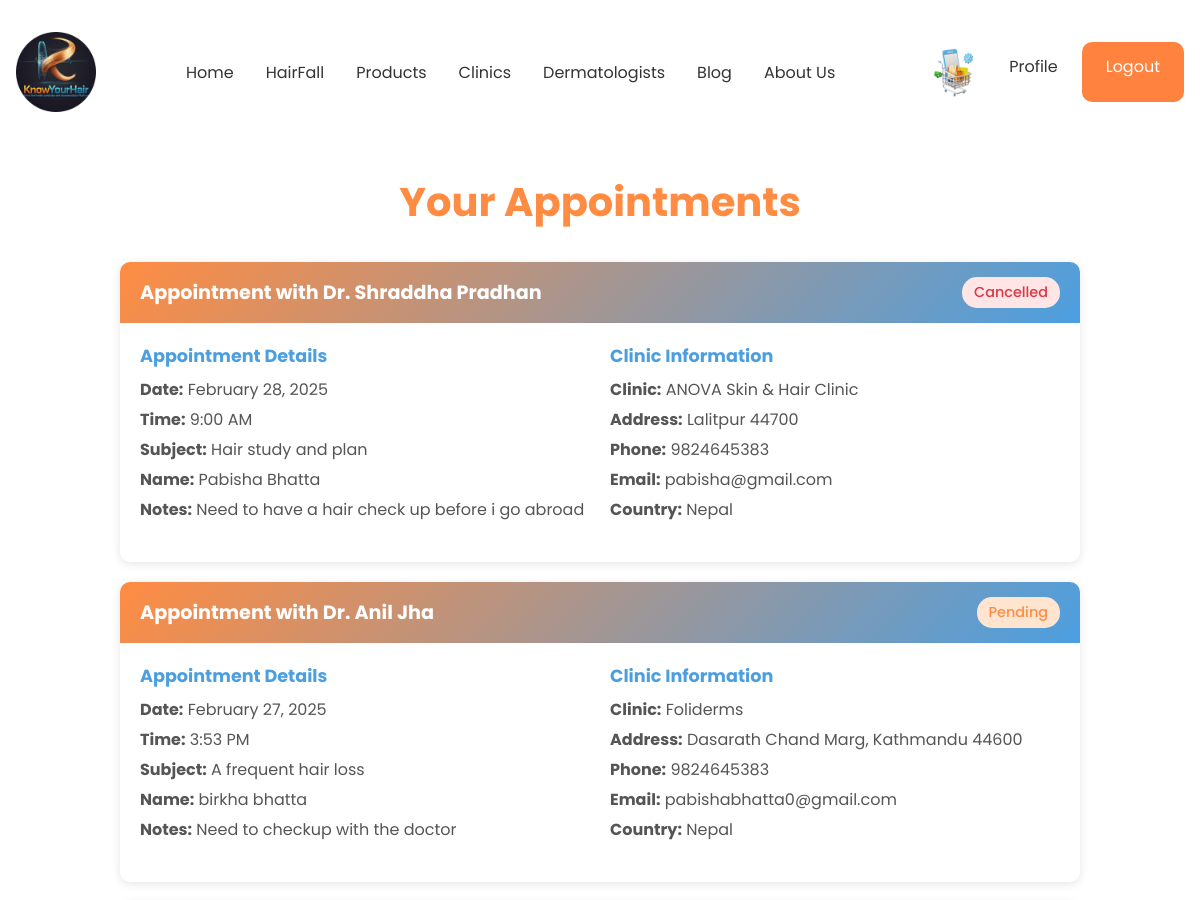
/user/Details/ (signed in, upper part), run on an earlier commit of the app's database.
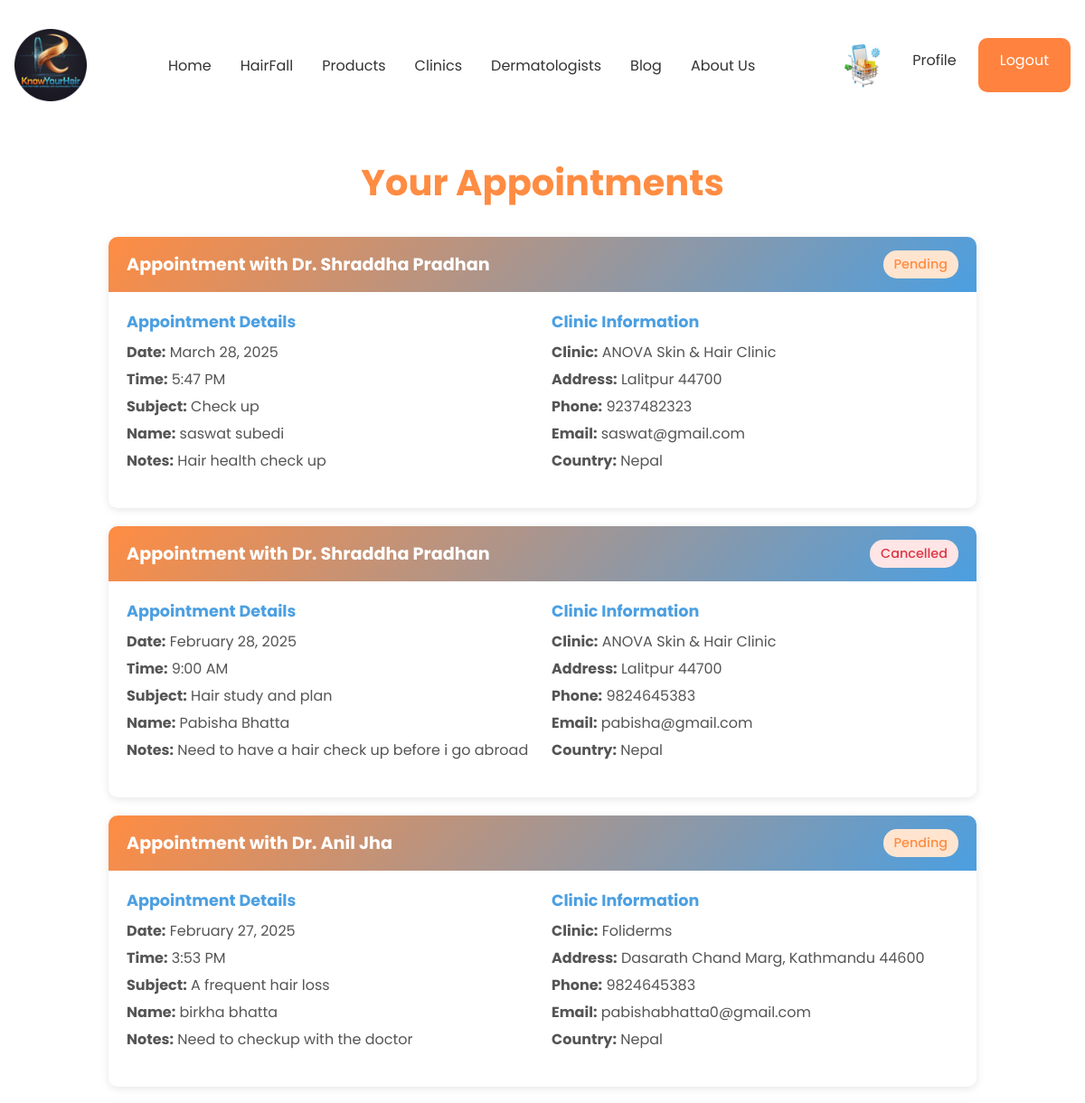
And on a later commit of the database.
### clinic/models.py (models this page shows, shortened)
class BookingClinic(models.Model):
    id = models.AutoField(primary_key=True)
    user = models.ForeignKey(User, on_delete=models.CASCADE)
    dermatologist = models.ForeignKey(Dermatologist, on_delete=models.CASCADE)
    clinic = models.ForeignKey(Clinic, on_delete=models.CASCADE)  # Clinic where the dermatologist works
    appointment_time = models.DateTimeField()  # The scheduled appointment time
    country = models.CharField(max_length=255)  # User's country for booking
    first_name = models.CharField(max_length=255)  # User's first name for booking
    last_name = models.CharField(max_length=255)  # User's last name for booking
    email = models.EmailField()  # User's email for communication
    phone = models.CharField(max_length=20, blank=True, null=True)  # Optional phone number
    subject = models.CharField(max_length=255)  # Subject of the appointment
    status = models.CharField(
        max_length=20,
        choices=[('pending', 'Pending'), ('confirmed', 'Confirmed'), ('cancelled', 'Cancelled')],
        default='pending'
    )  # Appointment status
    message = models.TextField(blank=True, null=True)  # Optional notes or reason for the appointment

class Dermatologist(models.Model):
    id = models.AutoField(primary_key=True)
    first_name = models.CharField(max_length=100)
    last_name = models.CharField(max_length=100)
    About = models.TextField()
    image = models.ImageField(upload_to='dermatologist_images/', default='default.jpg')
    clinic = models.ForeignKey(Clinic, on_delete=models.CASCADE, related_name="dermatologists")
    phoneNum = models.CharField(max_length=100)
    total_experience = models.IntegerField()

class Clinic(models.Model):
    STATUS_CHOICES = [
        ('Pending', 'Pending'),
        ('Approved', 'Approved'),
        ('Rejected', 'Rejected'),
    ]
    id = models.AutoField(primary_key=True)
    name = models.CharField(max_length=100)
    description = models.TextField()
    date_posted = models.DateTimeField(default=timezone.now)
    author = models.ForeignKey(User, on_delete=models.CASCADE)
    image = models.ImageField(upload_to='clinics_images/', default='default.jpg',)
    address = models.CharField(max_length=100)
    opening_time = models.CharField(max_length=100)
    closing_time = models.CharField(max_length=100)
    phoneNum = models.CharField(max_length=100)
    status = models.CharField(max_length=15, choices=STATUS_CHOICES, default='Pending')

### user/views.py (the view)
# urls.py: path('Details/', UserBookingView.as_view(), name='CustomerDetails'),
class UserBookingView(LoginRequiredMixin, TemplateView):
    template_name = 'user/user_booking.html'
    def get_context_data(self, **kwargs):
        context = super().get_context_data(**kwargs)
        context['bookings'] = BookingClinic.objects.filter(
            user=self.request.user  # This filters for the logged-in user
        ).select_related('dermatologist', 'clinic').order_by('-appointment_time')  # Added - for newest first
        return context

### user/templates/user/user_booking.html (shortened to what this page needs)
{% extends 'base/base.html' %}
{% load static %}
{% block content %}
<div class="booking-container">
    <div class="header">
        <h1>Your Appointments</h1>
    </div>
    {% if bookings %}
        {% for booking in bookings %}
            <div class="booking-card">
                <div class="booking-header">
                    <h3>Appointment with Dr. {{ booking.dermatologist.first_name }} {{ booking.dermatologist.last_name }}</h3>
                    <span class="status-badge status-{{ booking.status }}">{{ booking.status|title }}</span>
                </div>
                <div class="booking-content">
                    <div class="booking-details">
                        <div class="detail-group">
                            <h4>Appointment Details</h4>
                            <p><strong>Date:</strong> {{ booking.appointment_time|date:"F j, Y" }}</p>
                            <p><strong>Time:</strong> {{ booking.appointment_time|time:"g:i A" }}</p>
                            <p><strong>Subject:</strong> {{ booking.subject }}</p>
                            <p><strong>Name:</strong> {{ booking.first_name }} {{ booking.last_name }}</p>
                            {% if booking.message %}
                                <p><strong>Notes:</strong> {{ booking.message }}</p>
                            {% endif %}
                        </div>
                        <div class="detail-group">
                            <h4>Clinic Information</h4>
                            <p><strong>Clinic:</strong> {{ booking.clinic.name }}</p>
                            <p><strong>Address:</strong> {{ booking.clinic.address }}</p>
                            <p><strong>Phone:</strong> {{ booking.phone }}</p>
                            <p><strong>Email:</strong> {{ booking.email }}</p>
                            <p><strong>Country:</strong> {{ booking.country }}</p>
                        </div>
                    </div>
                </div>
            </div>
        {% endfor %}
    {% else %}
        <div class="no-bookings">
            <p>You don't have any appointments yet.</p>
        </div>
    {% endif %}
</div>
{% endblock %}

### base/templates/base/base.html (shortened to what this page needs)
{% load static %}
<!DOCTYPE html>
<html lang="en">
<head>
    <link rel="stylesheet" href="https://cdnjs.cloudflare.com/ajax/libs/font-awesome/5.15.4/css/all.min.css">
    <link href="https://cdnjs.cloudflare.com/ajax/libs/font-awesome/6.0.0/css/all.min.css" rel="stylesheet">
     <link rel="stylesheet" type="text/css" href="{% static 'base/css/footer.css' %}">
    <link rel="stylesheet" type="text/css" href="{% static 'product/css/searchBar.css' %}">
    <link rel="stylesheet" href="https://cdnjs.cloudflare.com/ajax/libs/font-awesome/6.0.0/css/all.min.css">
</head>
<body>
    {% include 'base/navbar.html' %}
    <main class="container">
        {% block content %}{% endblock %}
    </main>
</body>
</html>

### base/templates/base/navbar.html (shortened to what this page needs)
{% load static %}
{% block navbar_css %}
<link rel="stylesheet" type="text/css" href="{% static 'base/css/home.css' %}">
{% endblock %}
<nav>
    <div class="nav__header">
    <div class="nav__logo">
        <a href="{% url 'KnowYourHair-home' %}">
            <img src="{% static 'base/images/logo.png' %}" alt="KnowYourHair Logo" class="logo-image">
        </a>
    </div>
</div>
    <ul class="nav__links" id="nav-links">
        <li class="active"><a href="{% url 'KnowYourHair-home' %}">Home</a></li>
        <li><a href="{% url 'KnowYourHair-hairfallprediction' %}">HairFall</a></li>
        <li><a href="{% url 'KnowYourHair-product' %}">Products</a></li>
        <li><a href="{% url 'KnowYourHair-clinic' %}">Clinics</a></li>
        <li><a href="{% url 'dermatologist' %}">Dermatologists</a></li>
        <li><a href="{% url 'KnowYourHair-blog' %}">Blog</a></li>
        <li><a href="{% url 'KnowYourHair-AboutUs' %}">About Us</a></li>
    </ul>
  <div class="nav__btns">
    {% if user.is_authenticated %}
        {% if request.user.is_superuser %}
            <a href="{% url 'adminDash' %}" class="btn sign__up">Dashboard</a>
        {% elif request.user.profile.agent %}
            <a href="{% url 'profile' %}" class="btn sign__up">Profile</a>
        {% elif request.user.profile.customer %}
            <a href="{% url 'cart_detail' %}" class="cart-icon">
                <img src="{% static 'base/images/cart.png' %}" alt="Cart" class="cart-image">
            </a>
            <a href="{% url 'profile' %}" class="btn sign__up">Profile</a>
        {% endif %}
        <a href="{% url 'logout' %}" class="btn sign__in">Logout</a>
    {% else %}
        <a href="{% url 'login' %}" class="btn sign__in">Login</a>
        <a href="{% url 'registration' %}" class="btn sign__up">Register</a>
    {% endif %}
</div>
</nav>

### base/static/base/css/home.css (style rules this page uses)
:root { --primary-color: #ff833e; --primary-color-dark: #db6f35; --text-dark: #333333; --text-light: #767268; --white: #ffffff; --max-width: 1200px; --header-font: "Bebas Neue", sans-serif; }
* { padding: 0; margin: 0; box-sizing: border-box; }
img { display: flex; width: 100%; }
a { text-decoration: none; transition: 0.3s; }
body { font-family: "Poppins", sans-serif; }
nav { position: fixed; isolation: isolate; width: 100%; z-index: 9; }
.nav__header { padding: 1rem; width: 100%; display: flex; align-items: center; justify-content: space-between; background-color: var(--primary-color); }
.nav__logo a { font-size: 1.75rem; font-weight: 400; font-family: var(--header-font); color: var(--white); }
.nav__logo { display: flex; align-items: center; }
.logo-image { width: 80px; height: auto; display: block; }
.nav__links { position: absolute; top: 64px; left: 0; width: 100%; padding: 2rem; list-style: none; display: flex; align-items: center; justify-content: center; flex-direction: column; gap: 2rem; background-color: var(--primary-color); transition: transform 0.3s ease-in-out; z-index: 1000; transform: translateY(-100%); }
.nav__links a { color: #fff; text-decoration: none; }
.nav__btns { display: none; }
@media (width > 768px) { nav { position: static; padding-block: 2rem 0; padding-inline: 1rem; max-width: var(--max-width); margin-inline: auto; display: flex; align-items: center; justify-content: space-between; gap: 2rem; } }
@media (width > 768px) { .nav__header { flex: 1; padding: 0; background-color: transparent; } }
@media (width > 768px) { .nav__logo a { color: var(--text-dark); } }
@media (width > 768px) { .nav__links { position: static; padding: 0; flex-direction: row; background-color: transparent; transform: none; } }
@media (width > 768px) { .nav__links a { padding-block: 5px; color: var(--text-dark); border-bottom: 4px solid transparent; } }
@media (width > 768px) { .nav__btns { display: flex; flex: 1; } }
@media (width > 768px) { .nav__btns .btn { padding: 0.75rem 1.5rem; outline: none; border: none; font-size: 1rem; white-space: nowrap; border-radius: 10px; transition: 0.3s; cursor: pointer; } }
@media (width > 768px) { .sign__up { color: var(--text-dark); background-color: transparent; } }
@media (width > 768px) { .sign__in { color: var(--white); background-color: var(--primary-color); } }
:root { --primary-blue: #1e3d59; --secondary-blue: #17517e; --primary-orange: #ff6e40; --secondary-orange: #ff9e80; --light-blue: #f5f9ff; }
.cart-icon { display: inline-flex; align-items: center; min-width: 24px; min-height: 24px; text-decoration: none; }
.cart-image { width: 60px; height: 60px; display: block; }

### user/templates/user/user_booking.html (style rules this page uses)
.booking-container { max-width: 1000px; margin: 40px auto; padding: 20px; }
.header { text-align: center; margin-bottom: 30px; }
.header h1 { color: #FF8C42; font-size: 2.5rem; margin-bottom: 10px; }
.booking-card { background: white; border-radius: 10px; box-shadow: 0 2px 10px rgba(0, 0, 0, 0.1); margin-bottom: 20px; overflow: hidden; transition: transform 0.2s; }
.booking-header { background: linear-gradient(135deg, #FF8C42, #4B9FE1); color: white; padding: 15px 20px; display: flex; justify-content: space-between; align-items: center; }
.booking-header h3 { margin: 0; font-size: 1.2rem; }
.booking-content { padding: 20px; }
.booking-details { display: grid; grid-template-columns: 1fr 1fr; gap: 20px; }
.detail-group { margin-bottom: 15px; }
.detail-group h4 { color: #4B9FE1; margin-bottom: 8px; font-size: 1.1rem; }
.detail-group p { margin: 5px 0; color: #555; }
.status-badge { padding: 5px 12px; border-radius: 15px; font-size: 0.9rem; font-weight: 500; }
.status-pending { background-color: #FFE5D0; color: #FF8C42; }
.status-cancelled { background-color: #FFE5E5; color: #dc3545; }

What changed in the data, as far as the page shows it:
added BookingClinic: dermatologist.first_name "Shraddha", dermatologist.last_name "Pradhan", status "Pending", appointment_time "March 28, 2025", appointment_time "5:47 PM", subject "Check up", first_name "saswat", last_name "subedi", message "Hair health check up", clinic.name "ANOVA Skin & Hair Clinic", clinic.address "Lalitpur 44700", phone "9237482323", email "saswat@gmail.com", country "Nepal"
